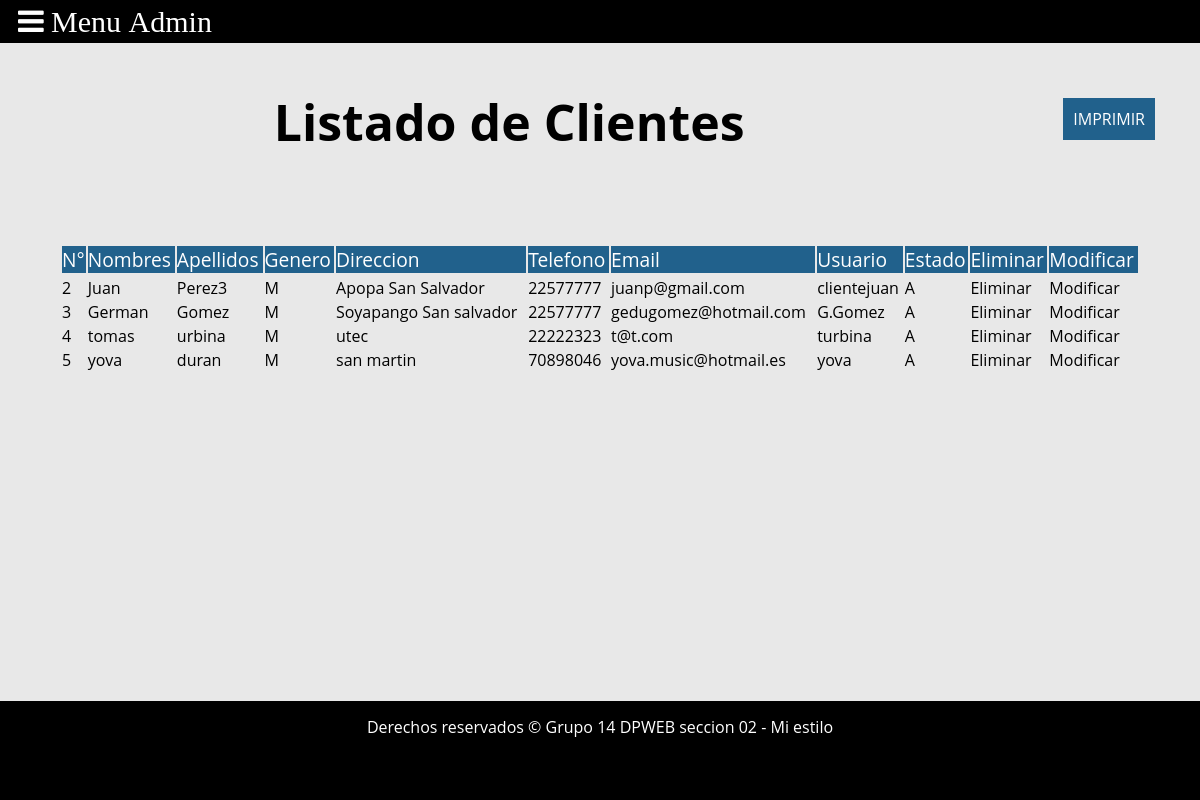
The page /iniciarSecion/admin/ListaClientes.php (signed in) on the database its author committed.
### tables this page shows
CREATE TABLE `clientes` (
  `id` int(5) NOT NULL,
  `nombres` varchar(25) NOT NULL,
  `Apellidos` varchar(25) NOT NULL,
  `Sexo` char(1) NOT NULL,
  `direccion` varchar(100) NOT NULL,
  `telefono` varchar(10) NOT NULL DEFAULT '',
  `email` varchar(60) NOT NULL,
  `usuario` varchar(15) NOT NULL,
  `password` varchar(20) NOT NULL,
  `estado` char(1) DEFAULT 'A',
  `tipo` char(8) NOT NULL DEFAULT 'cliente'
);

### iniciarSecion/admin/ListaClientes.php (the view, shortened to what this page needs)
<?php
require ('conexion.php');
$sql="select * from clientes where tipo='cliente' and estado='A'";
$consulta=mysqli_query($misql,$sql);
?>
<!DOCTYPE html>
<html lang="es">
<head>
    <link rel="stylesheet" href="css/estilos.css"/>
    <link rel="stylesheet" href="css/font-awesome.css"/>
</head>
<body>
<header>
    <span id="button-menu" class="fa fa-bars"> Menu Admin</span>
</header>
<br>
<br>
<br>
<br>
<div class="enlace-pdf">
  <a href="reporteCliente.php" >Imprimir</a>
</div>
<section id="caja_p">
    <center>
        <h2 style="font-size: 50px">Listado de Clientes</h2>
        <br>
        <br>
        <br>
        <br>
        <table  width="90%" style="border: 1px " >
            <tr bgcolor=" #21618c" style="color: white; font-size: larger; ">
                <td>N°</td>
                <td>Nombres</td>
                <td>Apellidos</td>
                <td>Genero</td>
                <td>Direccion</td>
                <td>Telefono</td>
                <td>Email</td>
                <td>Usuario</td>
                <td>Estado</td>
                <td>Eliminar</td>
                <td>Modificar</td>
            </tr>
            <tr style="color: white; font-size: larger; " >
                <?php
                while($registro=mysqli_fetch_array($consulta))
                {
                    echo "<tr>";
                    echo "<td>".$registro['id']."</td>";
                    echo "<td>".$registro['nombres']."</td>";
                    echo "<td>".$registro['Apellidos']."</td>";
                    echo "<td>".$registro['Sexo']."</td>";
                    echo "<td>".$registro['direccion']."</td>";
                    echo "<td>".$registro['telefono']."</td>";
                    echo "<td>".$registro['email']."</td>";
                    echo "<td>".$registro['usuario']."</td>";
                    echo "<td>".$registro['estado']."</td>";
                    echo "<td>"."<a class='mantenimiento' href='EliminarCliente.php?codigo=".$registro['id']."'> Eliminar</a>"."</td>";
                    echo "<td>"."<a class='mantenimiento' href='modificarCliente.php?codigo=".$registro['id']."'>Modificar</a>"."</td>";
                    echo "</tr>";
                }
                ?>
            </tr>
        </table>
    </center>
</section>
<footer>
    <p>Derechos reservados &#169; Grupo 14 DPWEB seccion 02 - Mi estilo</p>
    <br>
    <a href="#"><img src="img/002-boton-de-logo-del-twitter.png" alt="Twitter logo" class="social-icon"></a>
    <a href="#"><img src="img/005-boton-del-logo-de-facebook.png" alt="Facebook logo" class="social-icon"></a>
</footer>
</body>
</html>

### iniciarSecion/admin/css/estilos.css (style rules this page uses)
* { margin: 0; padding: 0; box-sizing: border-box; }
body { font-family: 'Open sans'; background: #E8E8E8; height: 750px; }
header { position: fixed; width: 100%; top: 0; left: 0; padding: 0.5%; background: #000; }
header #button-menu { font-size: 30px; margin-left: 1%; color: #fff; cursor: pointer; }
.mantenimiento { color: #000000; font-style: unset; text-decoration: none; }
div.enlace-pdf { float: right; margin: 10px 25px; padding: 10px 20px; }
div.enlace-pdf a { background-color: #21618c; color: #ffffff; padding: 10px; text-decoration: none; text-transform: uppercase; }
footer { width: 100%; bottom: 0; position: fixed; left: 0; background: #000; padding: 15px; text-align: center; color: #fff; }
.social-icon { align-items: right; width: 20px; height: 20px; margin: 0 5px; }

### rows shown on the page
clientes: id "2", nombres "Juan", Apellidos "Perez3", Sexo "M", direccion "Apopa San Salvador", telefono "22577777", email "juanp@gmail.com", usuario "clientejuan", estado "A"
clientes: id "3", nombres "German", Apellidos "Gomez", Sexo "M", direccion "Soyapango San salvador", telefono "22577777", email "gedugomez@hotmail.com", usuario "G.Gomez", estado "A"
clientes: id "4", nombres "tomas", Apellidos "urbina", Sexo "M", direccion "utec", telefono "22222323", email "t@t.com", usuario "turbina", estado "A"
clientes: id "5", nombres "yova", Apellidos "duran", Sexo "M", direccion "san martin", telefono "70898046", email "yova.music@hotmail.es", usuario "yova", estado "A"
